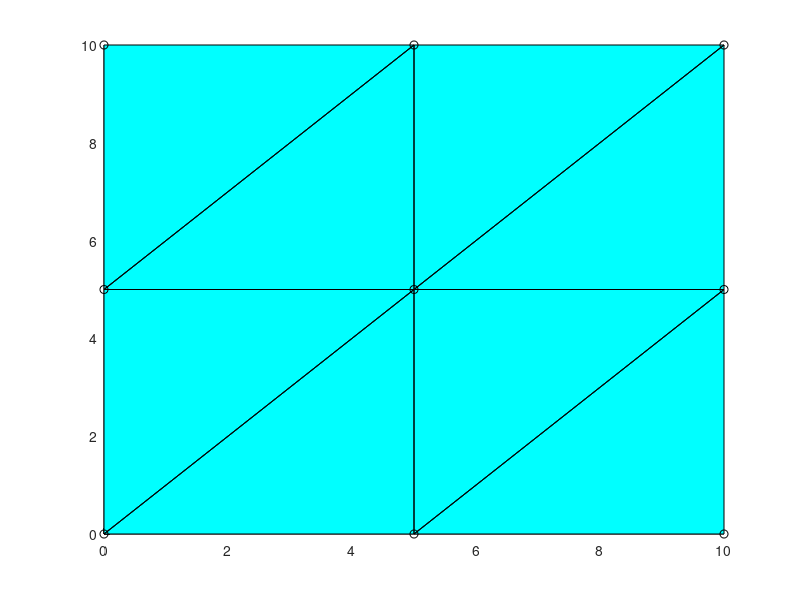

Here is the MATLAB script that generated this plot:
close all; clear; clc;

W = 10;
H = 10;

Nx = 3;
Ny = 3;

dx = W / (Nx-1);
dy = H / (Ny-1);

p = zeros(2,Nx*Ny);
cl = zeros(3, 2 * (Nx-1) * (Ny-1));

index = 0;
for i = 1:Ny

    y = (i-1) * dy;
    
    for j = 1:Nx

        x = (j-1) * dx;
        index = index + 1;
        p(1, index) = x;
        p(2, index) = y;

    end
end

index = 0;
for i = 1:Ny-1
    
    for j = 1:Nx-1

        index1 = j + (i-1) * Nx;
        index2 = index1 + 1;
        index3 = index2 + Nx;
        index4 = index1 + Nx;

        index = index + 1;
        cl(:,index) = [index1; index3; index4];

        index = index + 1;
        cl(:,index) = [index1; index2; index3];

    end
end

hold all;
patch('faces', cl', 'Vertices', p', 'facecolor', 'c', 'edgecolor', 'k');
plot(p(1,:), p(2,:), 'o', 'color', 'k');